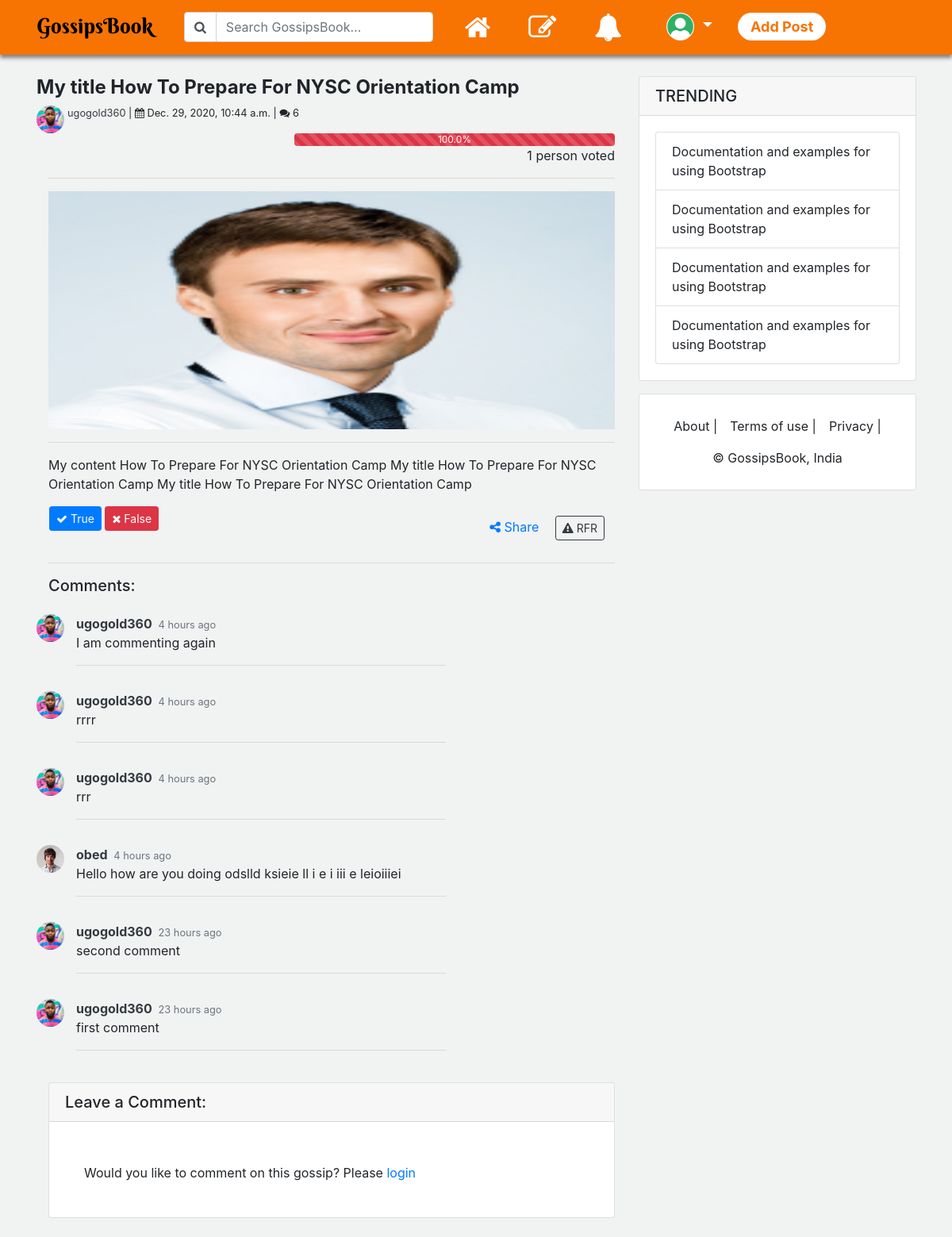
Screenshot of /gossips/my-title-how-to-prepare-for-nysc-orientation-camp/detail with the database file from the repository.
### gossips/models.py (models this page shows, shortened)
class GossipsModel(models.Model):
    title = models.CharField(max_length=75, unique=True, help_text='What is the title of your gossip?',
                             verbose_name='Title')
    content = models.TextField(max_length=3000)
    slug = models.SlugField(unique=True)
    date_published = models.DateTimeField(auto_now_add=True, verbose_name='Date Published')
    date_updated = models.DateTimeField(auto_now=True, verbose_name='Date Updated')
    author = models.ForeignKey(User, on_delete=models.CASCADE, related_name='gossip_author')
    image = models.ImageField(upload_to=upload_location, blank=True, null=True, help_text='Add image (optional)')
    tags = models.ManyToManyField(Tags, name='q_tags', blank=True)
    shares = models.IntegerField(default=0)
    true = models.ManyToManyField(User, related_name='true', blank=True)
    false = models.ManyToManyField(User, related_name='false', blank=True)
    def get_total_comments(self):
        return self.comments_set.all().order_by('-date_published')
    def percent_true(self):
        true_number = int(self.true.all().count())
        false_number = int(self.false.all().count())
        total_number = true_number + false_number
        try:
            calculate = (true_number / total_number) * 100
        except ZeroDivisionError:
            calculate = 0
        return calculate
    def percent_false(self):
        true_number = int(self.true.all().count())
        false_number = int(self.false.all().count())
        total_number = true_number + false_number
        try:
            calculate = (false_number / total_number) * 100
        except ZeroDivisionError:
            calculate = 0
        return calculate
    def get_total_voters(self):
        true_number = int(self.true.all().count())
        false_number = int(self.false.all().count())
        total_voters = true_number + false_number
        return total_voters
    class Meta:
        verbose_name_plural = 'Gossips'

class Comments(models.Model):
    gossip = models.ForeignKey(GossipsModel, on_delete=models.CASCADE)
    content = models.TextField(max_length=300)
    author = models.ForeignKey(User, on_delete=models.CASCADE, related_name='comment_author')
    date_published = models.DateTimeField(auto_now_add=True, verbose_name='Date Published')
    date_updated = models.DateTimeField(auto_now=True, verbose_name='Date Updated')
    class Meta:
        verbose_name_plural = 'Comments'

### users/models.py (models this page shows, shortened)
class Profile(models.Model):
    user = models.OneToOneField(User, on_delete=models.CASCADE)
    image = models.ImageField(default='default_profile_pic2.png', upload_to=upload_location, blank=True)
    bio = models.TextField(max_length=455, null=True, blank=True)
    location = models.CharField(max_length=255, null=True, blank=True)
    languages = models.CharField(max_length=255, null=True, blank=True)
    interests = models.ManyToManyField(Interests, related_name='interests', blank=True)
    followers = models.ManyToManyField(User, related_name='followers', blank=True)
    following = models.ManyToManyField(User, related_name='following', blank=True)
    date_created = models.DateTimeField(auto_now_add=True)
    date_updated = models.DateTimeField(auto_now=True)

### gossips/views.py (the view)
# urls.py: path('<slug:gossip_slug>/detail', gossip_detail, name='gossip_detail'),
def gossip_detail(request, gossip_slug):
    gossip = get_object_or_404(GossipsModel, slug=gossip_slug)
    context = {'gossip': gossip}
    return render(request, 'gossips/gossip_detail.html', context)

### gossips/templates/gossips/gossip_detail.html (shortened to what this page needs)
{% extends 'base.html' %}
{% block content %}
<section class="ml-3">
   {% include 'detail.html' with post=gossip %}
</section>
{% endblock content %}
   {% block navigation %} {% include 'navigation.html' %} {% endblock navigation %}
   {% block aside %} {% include 'aside.html' %} {% endblock aside %}

### controls/templates/detail.html (shortened to what this page needs)
{% load humanize %}
<section class="row">
   <h4><strong>{{post.title}} </strong> </h4>
</section>
<section class="row">
   <img class="rounded-circle" src="{{post.author.profile.image.url}}" alt="{{post.author.username}} image" style="width: 35px; height: 35px;">
   <small class="pl-1">
   <span> <a href="{% url 'users:user_view_profile' post.author.username %}" class="text-dark">{{post.author.username}} </a> </span> |
   <span><i class="fa fa-calendar"></i> {{post.date_published}} </span> |
   <span><i class="fa fa-comments"></i> {{post.get_total_comments.count}}</span>
   </small>
</section>
<div class="row">
   <div class="col-5">
   </div>
   <div class="col-7">
      <div class="progress">
            <div class="progress-bar progress-bar-striped bg-danger" role="progressbar" style="width: {{post.percent_false}}%" aria-valuenow="{{post.percent_false}}" aria-valuemin="0" aria-valuemax="100">{{post.percent_false}}%</div>
      </div>
      <div class="text-right">{{post.get_total_voters}} person{{post.get_total_voters|pluralize}} voted</div>
   </div>
</div>
<hr>
<section>
   <img class="img-fluid" src="{{post.image.url}}" alt="gossips book" style="max-height: 300px; width: 100%;">
</section>
<hr>
<section>
   {{post.content}}
</section>
<div class="row mt-3">
   <div class="col ml-3 d-inline">
       <div class="row d-inline">
           <form class="d-inline">
                   {% if request.user in post.true.all or request.user in post.false.all %}
                   <button type="button" class="btn btn-sm btn-primary disabled">
                       <i class="fa fa-check"></i> True
                   </button>
                   {% else %}
                   <button type="button"
                       data-toggle="modal"
                       data-id="{{post.id}}"
                       data-action="true"
                       data-target="#reactionModal"
                       class="reaction btn btn-sm btn-primary">
                       <i class="fa fa-check"></i>
                       True
                   </button>
                   {% endif %}
           </form>
           <form class="d-inline">
               {% if request.user in post.false.all or request.user in post.true.all %}
               <button type="button" class="btn btn-sm btn-danger disabled">
                       <i class="fa fa-times"></i> False
                   </button>
               {% else %}
               <button type="button"
                   data-toggle="modal"
                   data-id="{{post.id}}"
                   data-action="false"
                   data-target="#reactionModal"
                   class="reaction btn btn-sm btn-danger">
                   <i class="fa fa-times"></i>
                   False
               </button>
               {% endif %}
           </form>
       </div>
   </div>
   <div class="col m-2 p-1 d-inline text-right mr-4">
       <a href="#" class="mr-3"> <i class="fa fa-share-alt"></i> <span class="d-none d-md-inline">Share</span> </a>
       <a class="btn btn-outline-dark btn-sm" href="#" class="rfr" data-toggle="modal" data-id="{{post.id}}" data-title="{{post.title}}" data-target="#rfrModal">
           <i class="fa fa-exclamation-triangle"></i> RFR
       </a>
   </div>
</div>
<hr>
<section>
   <h5 class="mb-4">Comments:</h5>
   {% for comment in post.get_total_comments.all %}
  <div class="mb-3 row">
      <div>
         <img class="rounded-circle" src="{{comment.author.profile.image.url}}" alt="{{comment.author.username}} image" style="width: 35px; height: 35px;">
      </div>
      <div class="col-8">
         <strong><a href="{% url 'users:user_view_profile' comment.author.username %}" class="text-dark">{{comment.author.username}}</a>  </strong>
         <small class="text-muted ml-1">{{comment.date_published|naturaltime}}</small>
          <div>
            {{comment.content}}
          </div>
          <hr>
      </div>
  </div>
  {% empty %}
  <div class="container">
     <h5>This post does not have any comment yet.</h5>
     <br>
  </div>
   {% endfor %}
</section>
 <div class="card my-4">
   <h5 class="card-header">Leave a Comment:</h5>
   <div class="card-body">
      {% if user.is_authenticated %}
     <form action="{{comment_form_url}}" method="post">
      {% csrf_token %}
      <input type="hidden" name="{{hidden_id}}Id" value="{{post.id}}">
       <div class="form-group">
         <textarea required class="form-control" name="commentContent" rows="3" placeholder="Your comment..."></textarea>
       </div>
       <button type="submit" class="btn btn-primary"><i class="fa fa-send"></i> Submit</button>
     </form>
     {% else %}
     <div class="container mt-2 p-4">
         Would you like to comment on this gossip? Please <a href="/accounts/login">login</a>
     </div>
     {% endif %}
   </div>
 </div>

### static/css/custom.css (style rules this page uses)
body { background-color: #F1F2F2; }

### rows the page displays
GossipsModel: title "My title How To Prepare For NYSC Orientation Camp", author.profile.image (picture), author.username "ugogold360", date_published "Dec. 29, 2020, 10:44 a.m.", get_total_comments.count "6", percent_false "100.0", get_total_voters "1", image (picture), content "My content How To Prepare For NYSC Orientation Camp My title How To Prepare For NYSC Orientation Camp My title How To Prepare For NYSC Orientation Camp"
Comments: author.profile.image (picture), author.username "ugogold360", date_published "4 hours ago", content "I am commenting again"
Comments: author.profile.image (picture), author.username "ugogold360", date_published "4 hours ago", content "rrrr"
Comments: author.profile.image (picture), author.username "ugogold360", date_published "4 hours ago", content "rrr"
Comments: author.profile.image (picture), author.username "obed", date_published "4 hours ago", content "Hello how are you doing odslld ksieie ll i e i iii e leioiiiei"
Comments: author.profile.image (picture), author.username "ugogold360", date_published "23 hours ago", content "second comment"
Comments: author.profile.image (picture), author.username "ugogold360", date_published "23 hours ago", content "first comment"
